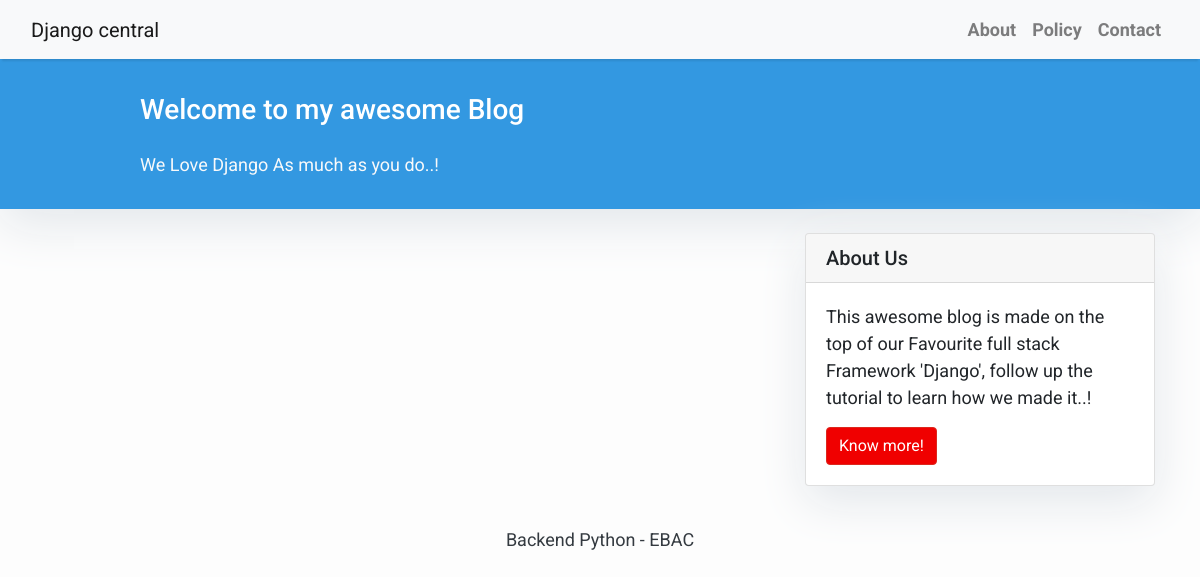
Before: /authors/ with the older database file.
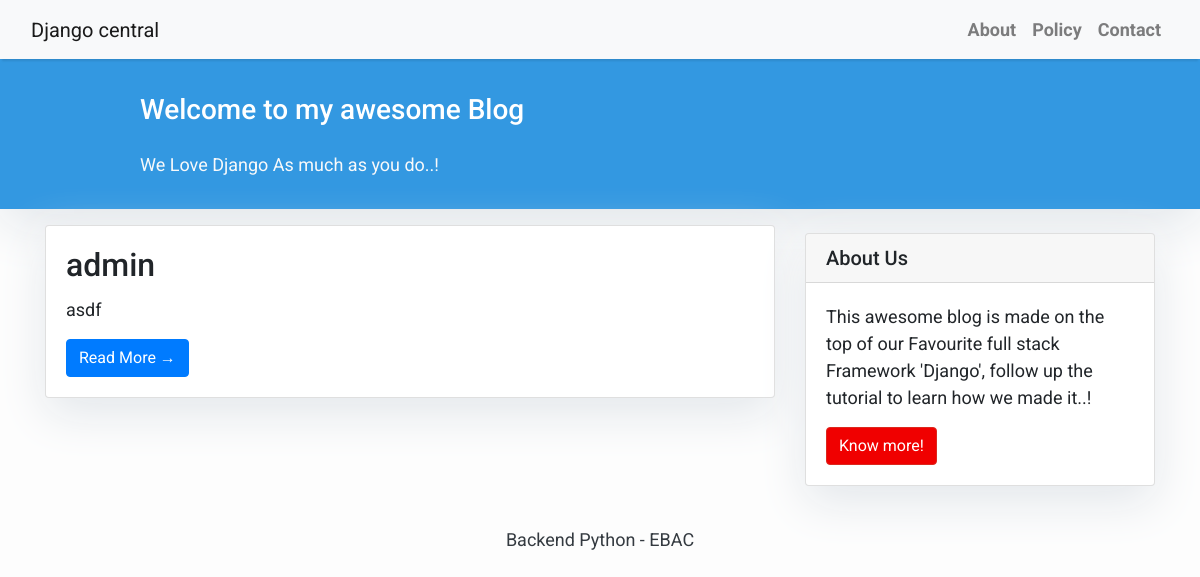
After: the same page with the newer database file.
### blog/models/author.py (models this page shows, shortened)
class Author(models.Model):
    user = models.OneToOneField(User, on_delete=models.CASCADE)
    bio = models.TextField()
    photo = models.ImageField(upload_to='authors/', blank=True, null=True)

### blog/views/author_view.py (the view)
# urls.py: path('authors/', views.AuthorView.as_view(), name='author'),
class AuthorView(generic.ListView):
    queryset = Author.objects.order_by('-id')
    template_name = "authors.html"

### templates/authors.html (shortened to what this page needs)
{% extends "base.html" %}
{% block content %}
<header class="masthead">
    <div class="container">
        <div class="row">
            <div class=" col-md-8 col-md-10 mx-auto">
                <div class="site-heading">
                    <h3 class=" site-heading my-4 mt-3 text-white"> Welcome to my awesome Blog </h3>
                    <p class="text-light">We Love Django As much as you do..! &nbsp
                    </p>
                </div>
            </div>
        </div>
    </div>
</header>
<div class="container">
    <div class="row">
        <div class="col-md-8 mt-3 left">
            {% for author in author_list %}
            <div class="card mb-4">
                <div class="card-body">
                    <h2 class="card-title">{{ author.user }}</h2>
                    <p class="card-text">{{author.bio|slice:":200" }}</p>
                    <a href="{% url 'author_detail' author.pk %}" class="btn btn-primary">Read More &rarr;</a>
                </div>
            </div>
            {% endfor %}
        </div>
        {% block sidebar %} {% include 'sidebar.html' %} {% endblock sidebar %}
    </div>
</div>
{% endblock %}

Changed rows visible on the page:
added Author: user "admin", bio "asdf"
